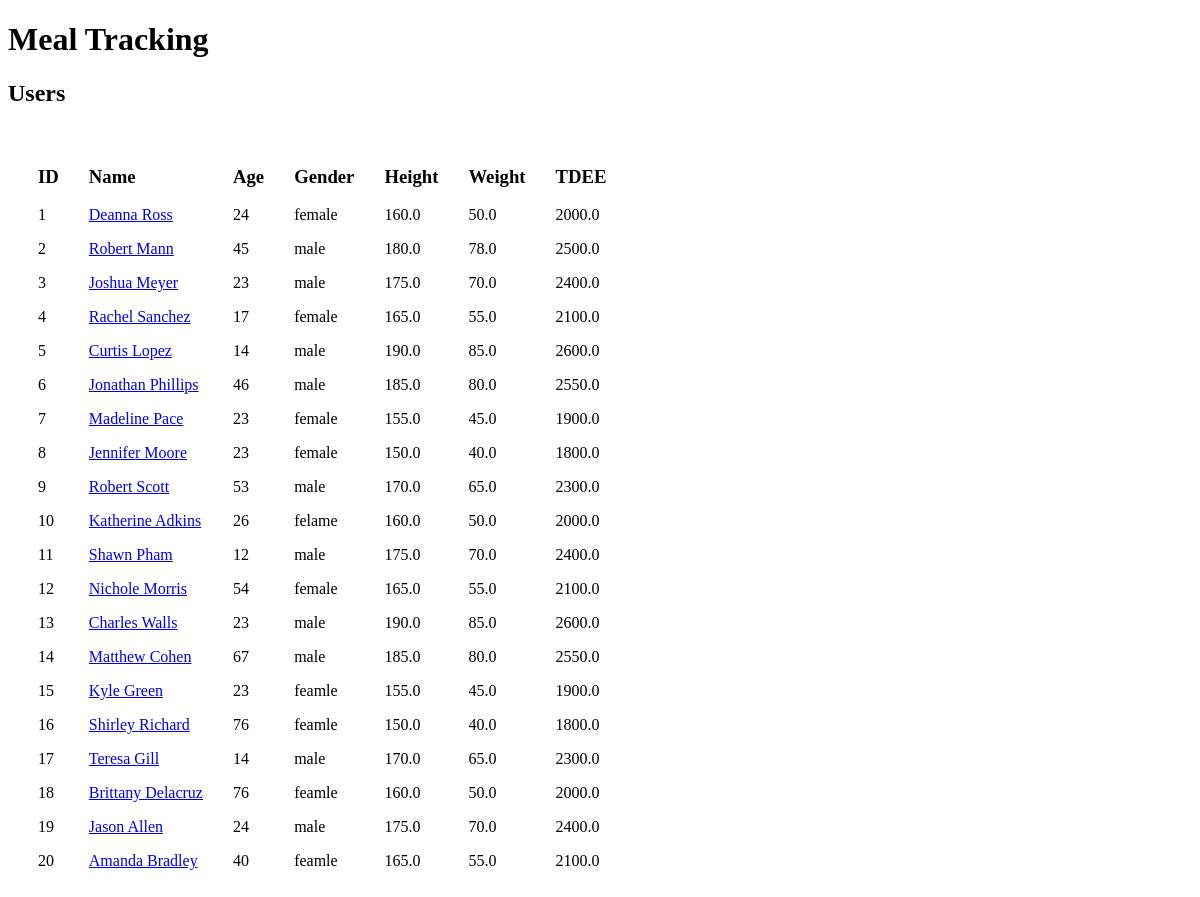
Screenshot of /users with the database file from the repository.
### models.py (models this page shows, shortened)
class User(db.Model, UserMixin):
    id = mapped_column(Integer, primary_key=True)
    name = mapped_column(String(200), nullable=False, unique=True)
    phone = mapped_column(String(20), nullable=False)
    height = mapped_column(Float, nullable=False)
    weight = mapped_column(Float, nullable=False)
    gender = mapped_column(String(20), nullable=False)
    age = mapped_column(Integer, nullable=False)
    tdee = mapped_column(Float, nullable=True, default=2000)
    password = mapped_column(String(200), nullable=False)
    meals = relationship("Meal")

### app.py (the view)
@app.route("/users")
def users_list():
    statement = select(User).order_by(User.id)
    records = db.session.execute(statement)
    data = records.scalars().all()
    return render_template("users.html", users = data)

### templates/users.html
{% extends "base.html" %}
{% block content %}
<h2>Users</h2>
<div class="data_table">
    <div>
        <h3>ID</h3>
        {% for each in users %}
            <p>{{ each.id }}</p>
        {% endfor %}
    </div>
    <div>
        <h3>Name</h3>
        {% for each in users %}
            <p>
                <a href="{{ url_for('user_info', user_id=each.id) }}">
                    {{ each.name }}
                </a>
            </p>
        {% endfor %}
    </div>
    <div>
        <h3>Age</h3>
        {% for each in users %}
            <p>{{ each.age }}</p>
        {% endfor %}
    </div>
    <div>
        <h3>Gender</h3>
        {% for each in users %}
            <p>{{ each.gender }}</p>
        {% endfor %}
    </div>
    <div>
        <h3>Height</h3>
        {% for each in users %}
            <p>{{ each.height }}</p>
        {% endfor %}
    </div>
    <div>
        <h3>Weight</h3>
        {% for each in users %}
            <p>{{ each.weight }}</p>
        {% endfor %}
    </div>
    <div>
        <h3>TDEE</h3>
        {% for each in users %}
            <p>{{ each.tdee|round }}</p>
        {% endfor %}
    </div>
</div>
{% endblock %}

### templates/base.html (shortened to what this page needs)
<!doctype html>
<html lang="en">
    <head>
        <link rel="stylesheet" href="{{ url_for('static', filename='style.css') }}">
    </head>
    <body>
        <h1>Meal Tracking</h1>
        {% block content %}
        {% endblock %}
    </body>
</html>

### static/style.css (style rules this page uses)
.data_table { display: flex; }
div { margin: 10px; padding: 5px; }

### rows the page displays
User: id "1", name "Deanna Ross", age "24", gender "female", height "160.0", weight "50.0", tdee "2000.0"
User: id "2", name "Robert Mann", age "45", gender "male", height "180.0", weight "78.0", tdee "2500.0"
User: id "3", name "Joshua Meyer", age "23", gender "male", height "175.0", weight "70.0", tdee "2400.0"
User: id "4", name "Rachel Sanchez", age "17", gender "female", height "165.0", weight "55.0", tdee "2100.0"
User: id "5", name "Curtis Lopez", age "14", gender "male", height "190.0", weight "85.0", tdee "2600.0"
User: id "6", name "Jonathan Phillips", age "46", gender "male", height "185.0", weight "80.0", tdee "2550.0"
User: id "7", name "Madeline Pace", age "23", gender "female", height "155.0", weight "45.0", tdee "1900.0"
User: id "8", name "Jennifer Moore", age "23", gender "female", height "150.0", weight "40.0", tdee "1800.0"
User: id "9", name "Robert Scott", age "53", gender "male", height "170.0", weight "65.0", tdee "2300.0"
User: id "10", name "Katherine Adkins", age "26", gender "felame", height "160.0", weight "50.0", tdee "2000.0"
User: id "11", name "Shawn Pham", age "12", gender "male", height "175.0", weight "70.0", tdee "2400.0"
User: id "12", name "Nichole Morris", age "54", gender "female", height "165.0", weight "55.0", tdee "2100.0"
User: id "13", name "Charles Walls", age "23", gender "male", height "190.0", weight "85.0", tdee "2600.0"
User: id "14", name "Matthew Cohen", age "67", gender "male", height "185.0", weight "80.0", tdee "2550.0"
User: id "15", name "Kyle Green", age "23", gender "feamle", height "155.0", weight "45.0", tdee "1900.0"
User: id "16", name "Shirley Richard", age "76", gender "feamle", height "150.0", weight "40.0", tdee "1800.0"
User: id "17", name "Teresa Gill", age "14", gender "male", height "170.0", weight "65.0", tdee "2300.0"
User: id "18", name "Brittany Delacruz", age "76", gender "feamle", height "160.0", weight "50.0", tdee "2000.0"
User: id "19", name "Jason Allen", age "24", gender "male", height "175.0", weight "70.0", tdee "2400.0"
User: id "20", name "Amanda Bradley", age "40", gender "feamle", height "165.0", weight "55.0", tdee "2100.0"
